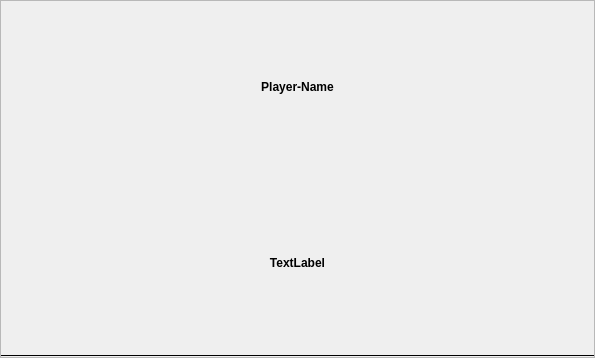
<?xml version="1.0" encoding="UTF-8"?>
<ui version="4.0">
 <class>BeerPlayerWidget</class>
 <widget class="QWidget" name="BeerPlayerWidget">
  <property name="geometry">
   <rect>
    <x>0</x>
    <y>0</y>
    <width>595</width>
    <height>358</height>
   </rect>
  </property>
  <property name="windowTitle">
   <string>Form</string>
  </property>
  <property name="styleSheet">
   <string notr="true"/>
  </property>
  <layout class="QHBoxLayout" name="horizontalLayout_3">
   <property name="margin">
    <number>0</number>
   </property>
   <item>
    <widget class="QFrame" name="frame">
     <property name="frameShape">
      <enum>QFrame::StyledPanel</enum>
     </property>
     <property name="frameShadow">
      <enum>QFrame::Plain</enum>
     </property>
     <property name="lineWidth">
      <number>2</number>
     </property>
     <layout class="QVBoxLayout" name="verticalLayout">
      <property name="margin">
       <number>0</number>
      </property>
      <item>
       <layout class="QVBoxLayout" name="verticalLayout_2">
        <item>
         <widget class="QLabel" name="labelName">
          <property name="styleSheet">
           <string notr="true">font-weight: bold;</string>
          </property>
          <property name="text">
           <string>Player-Name</string>
          </property>
          <property name="alignment">
           <set>Qt::AlignCenter</set>
          </property>
         </widget>
        </item>
        <item>
         <widget class="QLabel" name="labelAlc">
          <property name="styleSheet">
           <string notr="true">font-weight: bold;</string>
          </property>
          <property name="text">
           <string>TextLabel</string>
          </property>
          <property name="alignment">
           <set>Qt::AlignCenter</set>
          </property>
         </widget>
        </item>
       </layout>
      </item>
      <item>
       <widget class="Line" name="line">
        <property name="frameShadow">
         <enum>QFrame::Plain</enum>
        </property>
        <property name="orientation">
         <enum>Qt::Horizontal</enum>
        </property>
       </widget>
      </item>
      <item>
       <layout class="QHBoxLayout" name="horizontalLayout">
        <item>
         <spacer name="horizontalSpacer_2">
          <property name="orientation">
           <enum>Qt::Horizontal</enum>
          </property>
          <property name="sizeHint" stdset="0">
           <size>
            <width>0</width>
            <height>0</height>
           </size>
          </property>
         </spacer>
        </item>
        <item>
         <layout class="QGridLayout" name="gridLayoutDrinks"/>
        </item>
        <item>
         <spacer name="horizontalSpacer">
          <property name="orientation">
           <enum>Qt::Horizontal</enum>
          </property>
          <property name="sizeType">
           <enum>QSizePolicy::Expanding</enum>
          </property>
          <property name="sizeHint" stdset="0">
           <size>
            <width>0</width>
            <height>0</height>
           </size>
          </property>
         </spacer>
        </item>
       </layout>
      </item>
     </layout>
    </widget>
   </item>
  </layout>
 </widget>
 <resources/>
 <connections/>
</ui>
